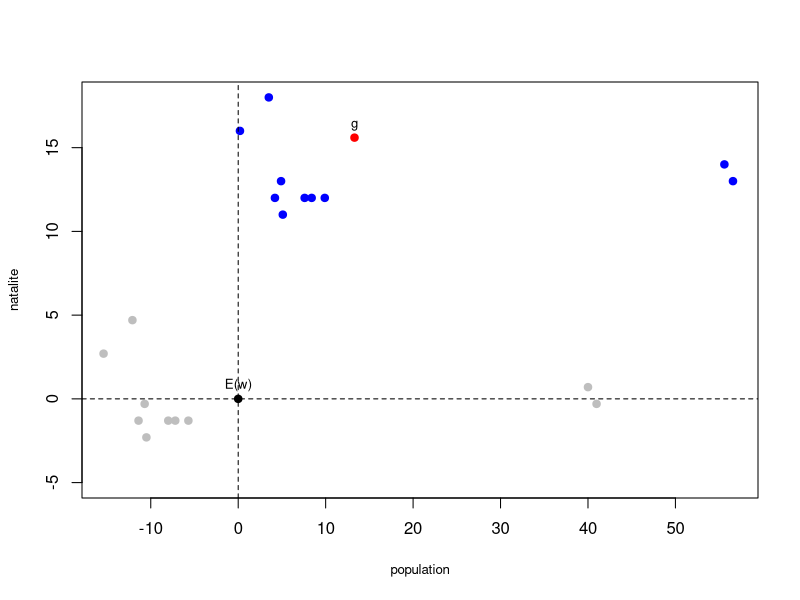
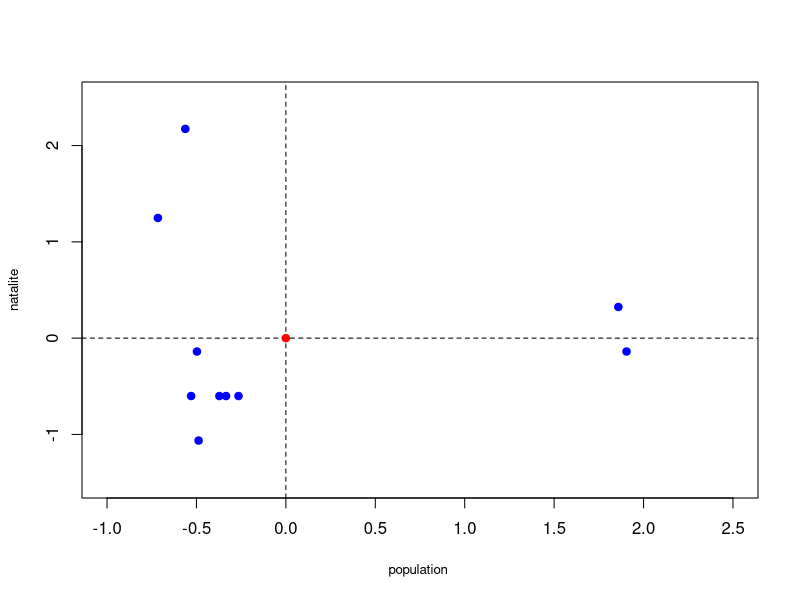

The R source for these figures, in order:
rm(list = ls()) 

pop <-c(5.1,4.9,0.2,3.5,4.2,8.4,56.58,7.6,9.9,55.6)
nat <-c(11,13,16,18,12,12,13,12,12,14)

popc<-pop - mean(pop)
natc<-nat - mean(nat)

popsc <-scale(pop)
natsc <-scale(nat)

plot(nat~pop,cex.lab = 0.8, xlab='population',ylab ='natalite',pch = 19, col = 'blue',ylim = c(-5,max(nat)), xlim = c(-15,max(pop)))
points(mean(nat),mean(pop), col = 'red',cex =1,pch = 19)
text(mean(nat),mean(pop),'g',pos =  3,cex = 0.8)
points(natc~popc,pch = 19, col = 'gray',ylim = c(0,max(nat)))
points(mean(natc),mean(popc), col = 'black',cex =1,pch = 19)
text(mean(natc),mean(popc),'E(w)',pos =  3,cex = 0.8)
abline( h = mean(natc),v = mean(popc), lty = 2)

plot(natsc~popsc,cex.lab = 0.8, xlab='population ',ylab ='natalite',pch = 19, col = 'blue',ylim = c(-1.5,+2.5), xlim = c(-1,+2.5) )
abline( h = mean(natsc),v = mean(popsc), lty = 2)
points(mean(natc)~mean(popc),pch = 19, col = 'red')
